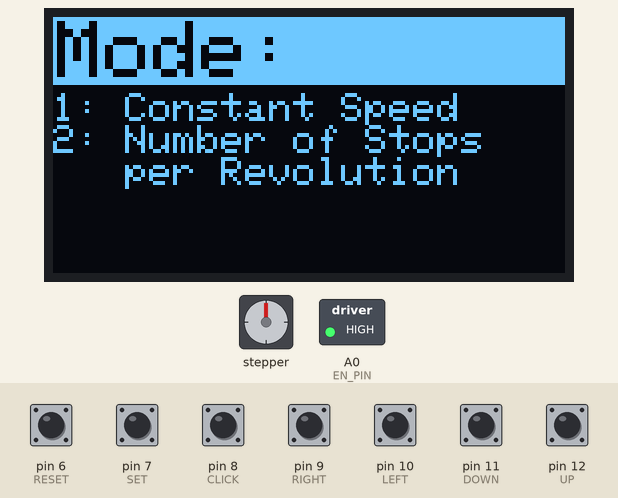
Bench run of a sketch on a simulated Arduino Uno, built with avr-gcc and run on an emulated ATmega328P. On the bench: 128×64 one-colour display, stepper motor, switched loads named in the sketch (green lamp = pin HIGH). Inputs (shaded band) come from the test bench; at power-on: pin 6 (RESET), pin 7 (SET), pin 8 (CLICK), pin 9 (RIGHT), pin 10 (LEFT), pin 11 (DOWN), pin 12 (UP) HIGH. Stepper angles assume 3200 steps per turn.

Above: at 4.2 s.
4.3 s: pin 11 (DOWN) pulled LOW for 0.15 s
At 5.0 s:
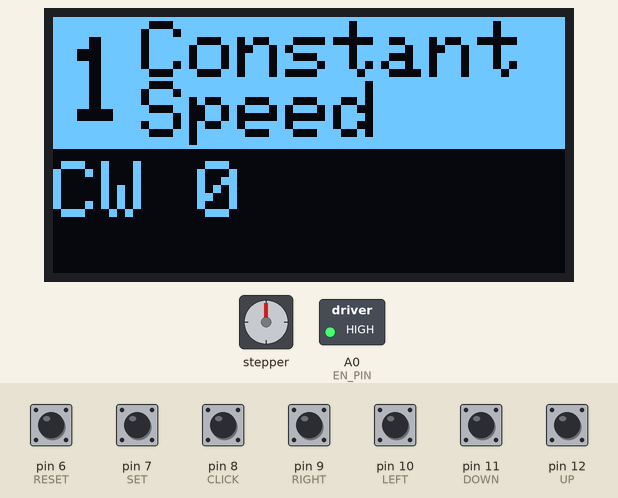
5.9 s: pin 8 (CLICK) pulled LOW for 0.15 s
At 6.03 s:
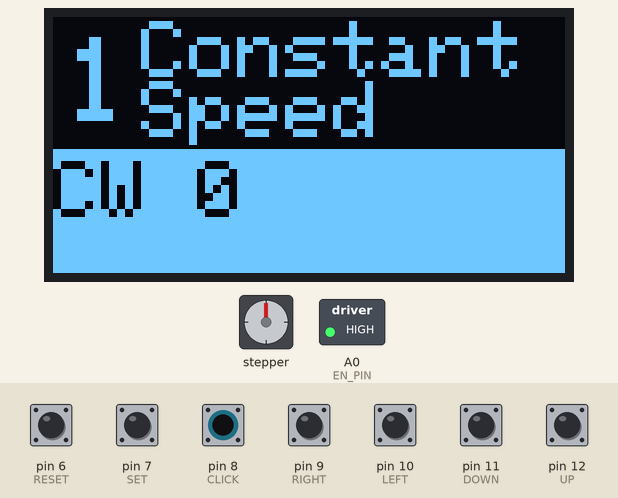
6.6 s: pin 7 (SET) pulled LOW for 1 s
At 7.7 s:
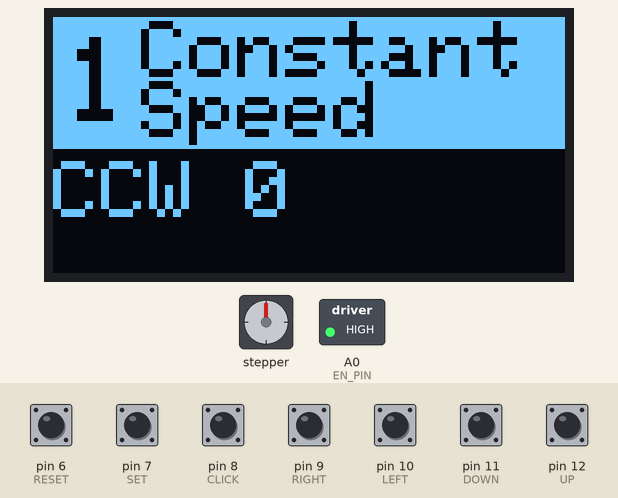
9.1 s: pin 8 (CLICK) pulled LOW for 1 s
At 9.25 s:
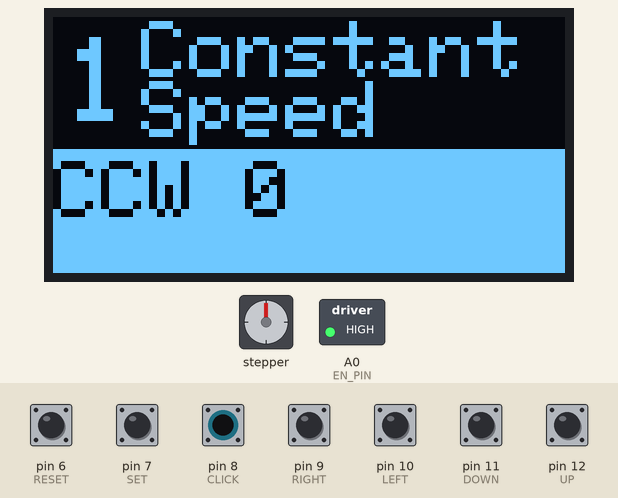
11.6 s: pin 11 (DOWN) pulled LOW for 1 s
At 12.1 s:
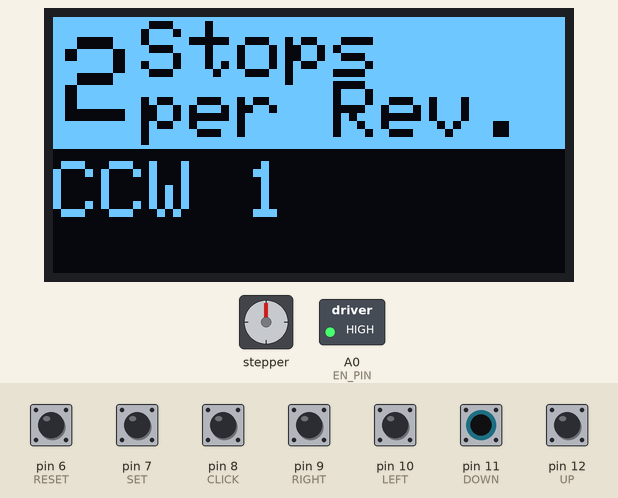
14.1 s: pin 8 (CLICK) pulled LOW for 0.15 s
At 14.72 s:
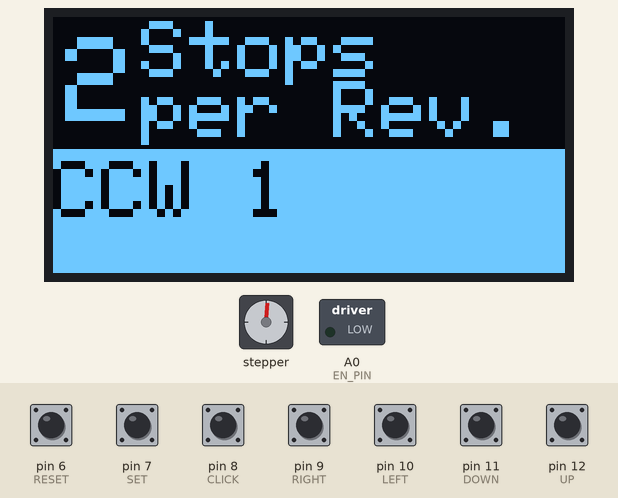
Timing chart, 0 to 17.8 s (numbered marks = the images above; inputs shaded):
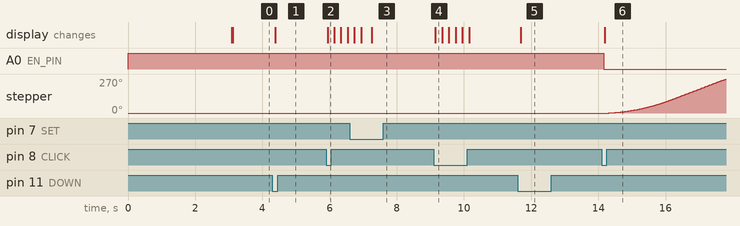

Measured:
- after the input at 4.3 s, the display: changes after 0.08 s (image 1)
- after the input at 5.9 s, the display: changes at once (image 2)
- after the input at 6.6 s, the display: first differs from a run without the input after 0.66 s (image 3)
- after the input at 9.1 s, the display: changes after 0.05 s (image 4)
- after the input at 11.6 s, the display: changes after 0.09 s (image 5)
- after the input at 14.1 s, A0 (EN_PIN): HIGH → LOW after 0.06 s; stepper: keeps turning clockwise at about 77°/s, starting after 0.21 s; the display: changes after 0.09 s (image 6)

The sketch:

turntableStepper.ino
```cpp
//  Stepper Motor Turntable
//  Allen Kreager
//  v0.01
//  2019-09-18
//
//  Many thanks to the Arduino community,  especially the folks
//  who maintain the libraries used here and the countless examples
//  provided on the Web.
//
//  This is part of my DIY 3D scanner build. The turntable can
//  be set to either run one revolution a setable speed or to
//  stop a set number of times per one revolution.
//
//  Mode 1 is used to slowly rotate an object for a Microsoft
//  Kinect to scan the object's surface.
//  Mode 2 is to get pictures of an object from multiple
//  angles automatically.
//
//  A 5-way joystick breakout and small OLED screen are used to
//  set the options for each mode. A standard step-stick style
//  stepper driver drives the stepper motor. Joystick buttons
//  are debounced using timers and pin polling.


// Libraries used
#include <AccelStepper.h>
#include <Adafruit_SSD1306.h>
#include <Adafruit_GFX.h>
#include <gfxfont.h>
#include <Wire.h>

// Stepper driver definition and variables
#define DIR_PIN 4
#define STEP_PIN 5
#define EN_PIN A0

// OLED definition
#define SCREEN_WIDTH 128 // OLED display width, in pixels
#define SCREEN_HEIGHT 64 // OLED display height, in pixels
#define OLED_RESET -1 // Reset pin # (or -1 if sharing Arduino reset pin)

// Define Joystick connection pins
#define UP     12
#define DOWN   11
#define LEFT   10
#define RIGHT   9
#define CLICK   8
#define SET     7
#define RESET   6

// Menu 3 variables
//const byte minCounter3 = 68;
//const byte maxCounter3 = 70;
//const byte counter3increment = 1;

// Global Variables
bool stepperDir = HIGH; //default direction is cw
byte runLevel = 0;  //current run mode
int menuLevel = 0;  //current menu level
const byte maxMenuLevel = 2;  //highest menu level
const int stepsPerRev = 3200; //steps for one full revolution of stepper
int stepsPerStop; //calculated in the code
const int maxStepperSpd = 1000; //global maximum speed
const byte minStops = 1;  //minimum mode 2 stops
byte stopsPerRevolution = minStops;
const byte debounceDelay = 20;

// Current button states
bool btnStateUP;
bool btnStateDOWN;
bool btnStateLEFT;
bool btnStateRIGHT;
bool btnStateCLICK;
bool btnStateSET;
bool btnStateRESET;

// Last button states
bool lastUPstate;
bool lastDOWNstate;
bool lastLEFTstate;
bool lastRIGHTstate;
bool lastCLICKstate;
bool lastSETstate;
bool lastRESETstate;

// Create stepper
AccelStepper stepper(AccelStepper::DRIVER, STEP_PIN, DIR_PIN);

// Create an SSD1306 display connected to I2C (SDA, SCL pins)
Adafruit_SSD1306 display(SCREEN_WIDTH, SCREEN_HEIGHT, &Wire, OLED_RESET);

void setup() {
  // put your setup code here, to run once:
  // Initilaize stepper driver pins
  pinMode(EN_PIN, OUTPUT);
  digitalWrite(EN_PIN, HIGH);

  // Set stepper parameters
  stepper.setPinsInverted(true, false, true);
  stepper.setMaxSpeed(maxStepperSpd);
  stepper.setAcceleration(500);

  // Initialize joystick pins with pullups
  pinMode(UP, INPUT_PULLUP);
  pinMode(DOWN, INPUT_PULLUP);
  pinMode(LEFT, INPUT_PULLUP);
  pinMode(RIGHT, INPUT_PULLUP);
  pinMode(CLICK, INPUT_PULLUP);
  pinMode(SET, INPUT_PULLUP);
  pinMode(RESET, INPUT_PULLUP);

  // Initialize OLED and show splash screen
  display.begin(SSD1306_SWITCHCAPVCC, 0x3C);
  splashScreen0();
}

void loop() {
  // put your main code here, to run repeatedly:
  unsigned long lastUPdebounce;
  unsigned long lastDOWNdebounce;

  // Read the state of the UP/DOWN buttons
  bool readingUP = digitalRead(UP);
  bool readingDOWN = digitalRead(DOWN);

  // Check for state change
  if (readingUP != lastUPstate) {
    lastUPdebounce = millis();
  }
  if (readingDOWN != lastDOWNstate) {
    lastDOWNdebounce = millis();
  }

  // Check if UP button state has stayed changed long enough
  if ((millis() - lastUPdebounce) > debounceDelay) {
    if (readingUP != btnStateUP) {
      btnStateUP = readingUP;
      if (btnStateUP == LOW) {
        menuLevel--;
        if (menuLevel < 0) {
          // loop the menu to the top
          menuLevel = maxMenuLevel;
        }
      }
    }
  }

  // Check if DOWN button state change has stayed changed long enough
  if ((millis() - lastDOWNdebounce) > debounceDelay) {
    if (readingDOWN != btnStateDOWN) {
      btnStateDOWN = readingDOWN;
      if (btnStateDOWN == LOW) {
        menuLevel++;
        if (menuLevel > maxMenuLevel) {
          // loop the menu to the end
          menuLevel = 0;
        }
      }
    }
  }

  switch (runLevel) {
    case 0:
      switch (menuLevel) {
        case 0:
          updateMenu0();
          break;
        case 1:
          updateMenu1();
          break;
        case 2:
          updateMenu2();
          break;
          //case 3:
          //updateMenu3();
          //break;
      }
      break;
    case 1:
      runOnce();
      break;
    case 2:
      stopsPerRev();
      break;
      //case 3:
      //stepperConstantSpeed();
      //break;
  }

  lastUPstate = readingUP;
  lastDOWNstate = readingDOWN;
}

void splashScreen0(void) {
  display.clearDisplay();
  display.setTextSize(2);
  display.setTextColor(WHITE);
  display.setCursor(0, 0);
  display.println(F("Stepper"));
  display.println(F("Motor"));
  display.println(F("Turntable"));
  display.setTextSize(1);
  display.println(F("Allen"));
  display.print(F("Kreager"));
  display.setCursor(60, 48);
  display.print(F("v0.01"));
  display.setCursor(60, 56);
  display.print(F("2019-09-18"));
  display.display();
  delay(3000);
  display.clearDisplay();
  display.display();
}

void stepperConstantSpeed(void) {
  // this code isn't actually used at this point
  unsigned long lastCLICKdebounce = 0;

  bool readingCLICK = digitalRead(CLICK);

  if (readingCLICK != lastCLICKstate) {
    lastCLICKdebounce = millis();
  }

  if ((millis() - lastCLICKdebounce) > debounceDelay) {
    if (readingCLICK != btnStateCLICK) {
      btnStateCLICK = readingCLICK;
      if (btnStateCLICK == LOW) {
        runLevel = 0;
        digitalWrite(EN_PIN, HIGH);
        display.invertDisplay(false);
      }
    }
  }

  stepper.runSpeed();

  lastCLICKstate = readingCLICK;
}

void runOnce(void) {
  stepper.run();

  if (stepper.distanceToGo() == 0) {
    runLevel = 0;
    digitalWrite(EN_PIN, HIGH);
    display.invertDisplay(false);
    stepper.setMaxSpeed(maxStepperSpd);
    stepper.setCurrentPosition(0);
  }
}

void stopsPerRev(void) {
  static byte stopsTaken = 1;
  stepper.run();

  if (stepper.distanceToGo() == 0) {
    stopsTaken++;
    if (stepperDir == LOW) {
      stepper.moveTo(-stepsPerStop * stopsTaken);
    }
    else {
      stepper.moveTo(stepsPerStop * stopsTaken);
    }
    takeApicture();
  }

  if (stopsTaken > stopsPerRevolution) {
    runLevel = 0;
    digitalWrite(EN_PIN, HIGH);
    display.invertDisplay(false);
    stepper.setCurrentPosition(0);
    stopsTaken = 1;
  }
}

void takeApicture(void) {
  // this is mostly a placeholder at this point
  // planning on adding an ir led to trigger a camera
  delay(3000);
}

void updateMenu0(void) {
  display.clearDisplay();
  display.fillRect(0, 0, SCREEN_WIDTH, 17, WHITE);
  display.setTextColor(INVERSE);
  display.setTextSize(2);
  display.setCursor(1, 1);
  display.print(F("Mode:"));
  display.setTextColor(WHITE);
  display.setCursor(0, 19);
  display.setTextSize(1);
  display.println(F("1: Constant Speed"));
  display.println(F("2: Number of Stops"));
  display.println(F("   per Revolution"));
  display.display();
}

void updateMenu1(void) {
  // Static variables for this function only
  static int stepperSpd = 0;
  static byte speedIncrement = 25;
  unsigned long lastLEFTdebounce;
  unsigned long lastRIGHTdebounce;
  unsigned long lastCLICKdebounce;
  unsigned long lastSETdebounce;
  unsigned long lastRESETdebounce;

  //Read the state of the buttons
  bool readingLEFT = digitalRead(LEFT);
  bool readingRIGHT = digitalRead(RIGHT);
  bool readingCLICK = digitalRead(CLICK);
  bool readingSET = digitalRead(SET);
  bool readingRESET = digitalRead(RESET);

  // Check for state change
  if (readingLEFT != lastLEFTstate) {
    lastLEFTdebounce = millis();
  }
  if (readingRIGHT != lastRIGHTstate) {
    lastRIGHTdebounce = millis();
  }
  if (readingCLICK != lastCLICKstate) {
    lastCLICKdebounce = millis();
  }
  if (readingSET != lastSETstate) {
    lastSETdebounce = millis();
  }
  if (readingRESET != lastRESETstate) {
    lastRESETdebounce = millis();
  }

  // Check if LEFT button state change has stayed changed long enough
  if ((millis() - lastLEFTdebounce) > debounceDelay) {
    if (readingLEFT != btnStateLEFT) {
      btnStateLEFT = readingLEFT;
      if (btnStateLEFT == LOW && stepperSpd > 0) {
        stepperSpd -= speedIncrement;
      }
    }
  }

  // Check if RIGHT button state change has stayed changed long enough
  if ((millis() - lastRIGHTdebounce) > debounceDelay) {
    if (readingRIGHT != btnStateRIGHT) {
      btnStateRIGHT = readingRIGHT;
      if (btnStateRIGHT == LOW && stepperSpd < maxStepperSpd) {
        stepperSpd += speedIncrement;
      }
    }
  }

  // Check if CLICK button state change has stayed changed long enough
  if ((millis() - lastCLICKdebounce) > debounceDelay) {
    if (readingCLICK != btnStateCLICK) {
      btnStateCLICK = readingCLICK;
      if (btnStateCLICK == LOW) {
        if (stepperSpd != 0) {
          display.invertDisplay(true);
          digitalWrite(EN_PIN, LOW);
          stepper.setMaxSpeed(stepperSpd);
          if (stepperDir == LOW) {
            stepper.moveTo(-stepsPerRev);
          }
          else {
            stepper.moveTo(stepsPerRev);
          }
          runLevel = 1;
        }
        else {
          display.invertDisplay(true);
          delay(200);
          display.invertDisplay(false);
          delay(200);
          display.invertDisplay(true);
          delay(200);
          display.invertDisplay(false);
          delay(200);
          display.invertDisplay(true);
          delay(200);
          display.invertDisplay(false);
          delay(200);
        }
      }
    }
  }

  // Check if SET button state change has stayed changed long enough
  if ((millis() - lastSETdebounce) > debounceDelay) {
    if (readingSET != btnStateSET) {
      btnStateSET = readingSET;
      if (btnStateSET == LOW) {
        stepperDir = !stepperDir;
      }
    }
  }

  // Check if RESET button state change has stayed changed long enough
  if ((millis() - lastRESETdebounce) > debounceDelay) {
    if (readingRESET != btnStateRESET) {
      btnStateRESET = readingRESET;
      if (btnStateRESET == LOW) {
        stepperSpd = 0;
      }
    }
  }

  display.clearDisplay();
  display.fillRect(0, 0, SCREEN_WIDTH, 33, WHITE);
  display.setTextColor(INVERSE);
  display.setTextSize(3);
  display.setCursor(3, 5);
  display.println(F("1"));
  display.setTextSize(2);
  display.setCursor(22, 1);
  display.print(F("Constant"));
  display.setCursor(22, 16);
  display.print(F("Speed"));
  display.setTextColor(WHITE);
  display.setCursor(0, 36);
  if (stepperDir == LOW) {
    display.print(F("CCW "));
  }
  else if (stepperDir == HIGH) {
    display.print(F("CW "));
  }
  display.print(stepperSpd);
  display.display();

  // Set last readings to current
  lastLEFTstate = readingLEFT;
  lastRIGHTstate = readingRIGHT;
  lastCLICKstate = readingCLICK;
  lastSETstate = readingSET;
  lastRESETstate = readingRESET;
}

void updateMenu2(void) {
  const byte maxStops = 255;
  const byte stopsIncrement = 1;
  unsigned long lastLEFTdebounce;
  unsigned long lastRIGHTdebounce;
  unsigned long lastCLICKdebounce;
  unsigned long lastSETdebounce;
  unsigned long lastRESETdebounce;

  //Read the state of the buttons
  bool readingLEFT = digitalRead(LEFT);
  bool readingRIGHT = digitalRead(RIGHT);
  bool readingCLICK = digitalRead(CLICK);
  bool readingSET = digitalRead(SET);
  bool readingRESET = digitalRead(RESET);

  // Check for state change
  if (readingLEFT != lastLEFTstate) {
    lastLEFTdebounce = millis();
  }
  if (readingRIGHT != lastRIGHTstate) {
    lastRIGHTdebounce = millis();
  }
  if (readingCLICK != lastCLICKstate) {
    lastCLICKdebounce = millis();
  }
  if (readingSET != lastSETstate) {
    lastSETdebounce = millis();
  }
  if (readingRESET != lastRESETstate) {
    lastRESETdebounce = millis();
  }

  // Check if LEFT button state change has stayed changed long enough
  if ((millis() - lastLEFTdebounce) > debounceDelay) {
    if (readingLEFT != btnStateLEFT) {
      btnStateLEFT = readingLEFT;
      if (btnStateLEFT == LOW && stopsPerRevolution > minStops) {
        stopsPerRevolution -= stopsIncrement;
      }
    }
  }

  // Check if RIGHT button state change has stayed changed long enough
  if ((millis() - lastRIGHTdebounce) > debounceDelay) {
    if (readingRIGHT != btnStateRIGHT) {
      btnStateRIGHT = readingRIGHT;
      if (btnStateRIGHT == LOW && stopsPerRevolution < maxStops) {
        stopsPerRevolution += stopsIncrement;
      }
    }
  }

  // Check if CLICK button state change has stayed changed long enough
  if ((millis() - lastCLICKdebounce) > debounceDelay) {
    if (readingCLICK != btnStateCLICK) {
      btnStateCLICK = readingCLICK;
      if (btnStateCLICK == LOW) {
        display.invertDisplay(true);
        digitalWrite(EN_PIN, LOW);
        stepsPerStop = stepsPerRev / stopsPerRevolution;
        if (stepperDir == LOW) {
          stepper.moveTo(-stepsPerStop);
        }
        else {
          stepper.moveTo(stepsPerStop);
        }
        runLevel = 2;
      }
    }
  }

  // Check if SET button state change has stayed changed long enough
  if ((millis() - lastSETdebounce) > debounceDelay) {
    if (readingSET != btnStateSET) {
      btnStateSET = readingSET;
      if (btnStateSET == LOW) {
        stepperDir = !stepperDir;
      }
    }
  }

  // Check if RESET button state change has stayed changed long enough
  if ((millis() - lastRESETdebounce) > debounceDelay) {
    if (readingRESET != btnStateRESET) {
      btnStateRESET = readingRESET;
      if (btnStateRESET == LOW) {
        stopsPerRevolution = minStops;
      }
    }
  }

  display.clearDisplay();
  display.clearDisplay();
  display.fillRect(0, 0, SCREEN_WIDTH, 33, WHITE);
  display.setTextColor(INVERSE);
  display.setTextSize(3);
  display.setCursor(3, 5);
  display.println(F("2"));
  display.setTextSize(2);
  display.setCursor(22, 1);
  display.print(F("Stops"));
  display.setCursor(22, 16);
  display.print(F("per Rev."));
  display.setTextColor(WHITE);
  display.setCursor(0, 36);
  if (stepperDir == LOW) {
    display.print(F("CCW "));
  }
  else if (stepperDir == HIGH) {
    display.print(F("CW "));
  }
  display.print(stopsPerRevolution);
  display.display();

  // Set last readings to current
  lastLEFTstate = readingLEFT;
  lastRIGHTstate = readingRIGHT;
  lastCLICKstate = readingCLICK;
  lastSETstate = readingSET;
  lastRESETstate = readingRESET;
}

//void updateMenu3(void) {
//  static byte menuCounter3 = minCounter3;
//
//  //Read the state of the buttons
//  readingLEFT = digitalRead(LEFT);
//  readingRIGHT = digitalRead(RIGHT);
//  readingCLICK = digitalRead(CLICK);
//  readingSET = digitalRead(SET);
//  readingRESET = digitalRead(RESET);
//
//  // Check for state change
//  if (readingLEFT != lastLEFTstate) {
//    lastLEFTdebounce = millis();
//  }
//  if (readingRIGHT != lastRIGHTstate) {
//    lastRIGHTdebounce = millis();
//  }
//  if (readingCLICK != lastCLICKstate) {
//    lastCLICKdebounce = millis();
//  }
//  if (readingSET != lastSETstate) {
//    lastSETdebounce = millis();
//  }
//  if (readingRESET != lastRESETstate) {
//    lastRESETdebounce = millis();
//  }
//
//  // Check if LEFT button state change has stayed changed long enough
//  if ((millis() - lastLEFTdebounce) > debounceDelay) {
//    if (readingLEFT != btnStateLEFT) {
//      btnStateLEFT = readingLEFT;
//      if (btnStateLEFT == LOW && menuCounter3 > minCounter3) {
//        menuCounter3 -= counter3increment;
//      }
//    }
//  }
//
//  // Check if RIGHT button state change has stayed changed long enough
//  if ((millis() - lastRIGHTdebounce) > debounceDelay) {
//    if (readingRIGHT != btnStateRIGHT) {
//      btnStateRIGHT = readingRIGHT;
//      if (btnStateRIGHT == LOW && menuCounter3 < maxCounter3) {
//        menuCounter3 += counter3increment;
//      }
//    }
//  }
//
//  // Check if CLICK button state change has stayed changed long enough
//  if ((millis() - lastCLICKdebounce) > debounceDelay) {
//    if (readingCLICK != btnStateCLICK) {
//      btnStateCLICK = readingCLICK;
//      if (btnStateCLICK == LOW) {
//        display.clearDisplay();
//        display.setTextSize(3);
//        display.setTextColor(WHITE);
//        display.setCursor(15, 20);
//        if (menuCounter3 == 69) {
//          display.print(F("Nice."));
//        }
//        else {
//          display.print(F("CLICK!"));
//        }
//        display.display();
//        delay(500);
//        display.clearDisplay();
//        display.display();
//        //runLevel = 3;
//      }
//    }
//  }
//
//  //check if SET button state change has stayed changed long enough
//  if ((millis() - lastSETdebounce) > debounceDelay) {
//    if (readingSET != btnStateSET) {
//      btnStateSET = readingSET;
//      if (btnStateSET == LOW) {
//        stepperDir = !stepperDir;
//      }
//    }
//  }
//
//  //check if RESET button state change has stayed changed long enough
//  if ((millis() - lastRESETdebounce) > debounceDelay) {
//    if (readingRESET != btnStateRESET) {
//      btnStateRESET = readingRESET;
//      if (btnStateRESET == LOW) {
//        menuCounter3 = minCounter3;
//      }
//    }
//  }
//
//  display.clearDisplay();
//  display.fillRect(0, 0, SCREEN_WIDTH, 33, WHITE);
//  display.setTextColor(INVERSE);
//  display.setTextSize(3);
//  display.setCursor(3, 5);
//  display.println(F("3"));
//  display.setTextSize(2);
//  display.setCursor(22, 1);
//  display.print(F("Placehol"));
//  display.setCursor(22, 16);
//  display.print(F("der Text"));
//  display.setTextColor(WHITE);
//  display.setCursor(0, 36);
//  display.print(menuCounter3);
//  display.display();
//
//  // Set last readings to current
//  lastLEFTstate = readingLEFT;
//  lastRIGHTstate = readingRIGHT;
//  lastCLICKstate = readingCLICK;
//  lastSETstate = readingSET;
//  lastRESETstate = readingRESET;
//}
```
